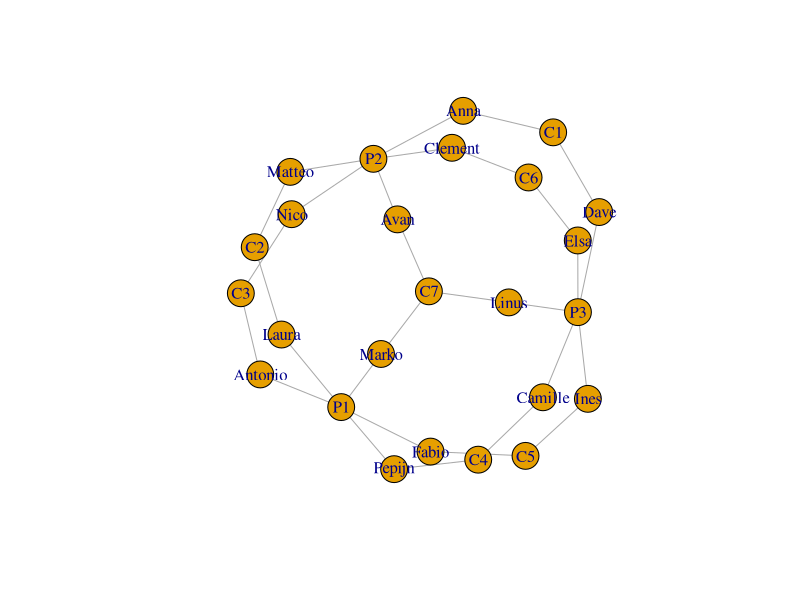
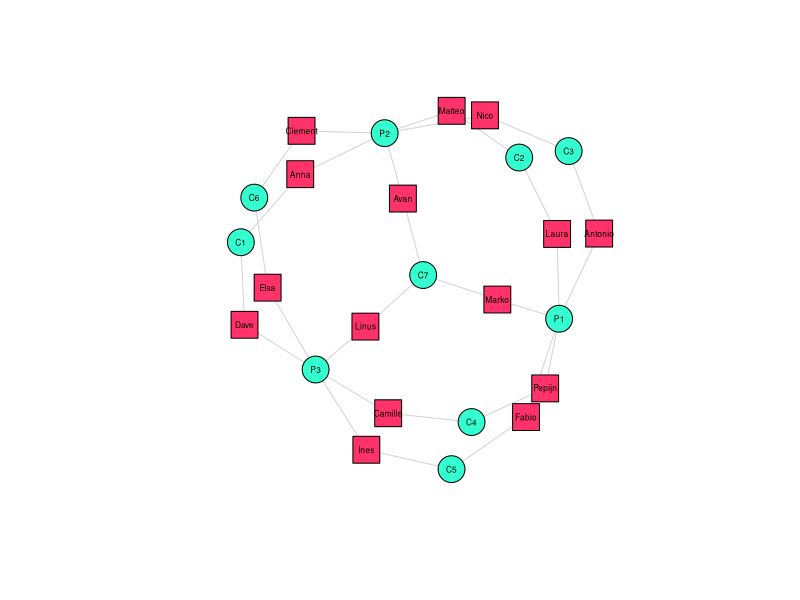
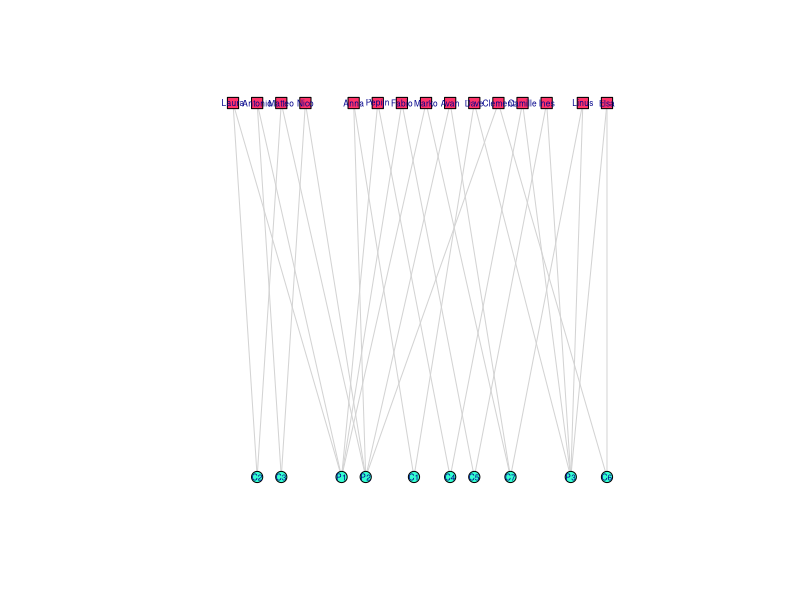
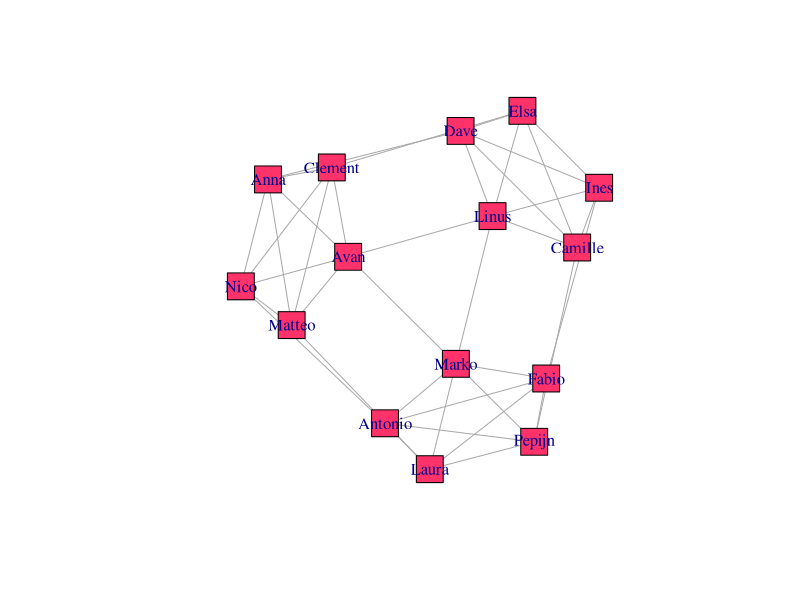
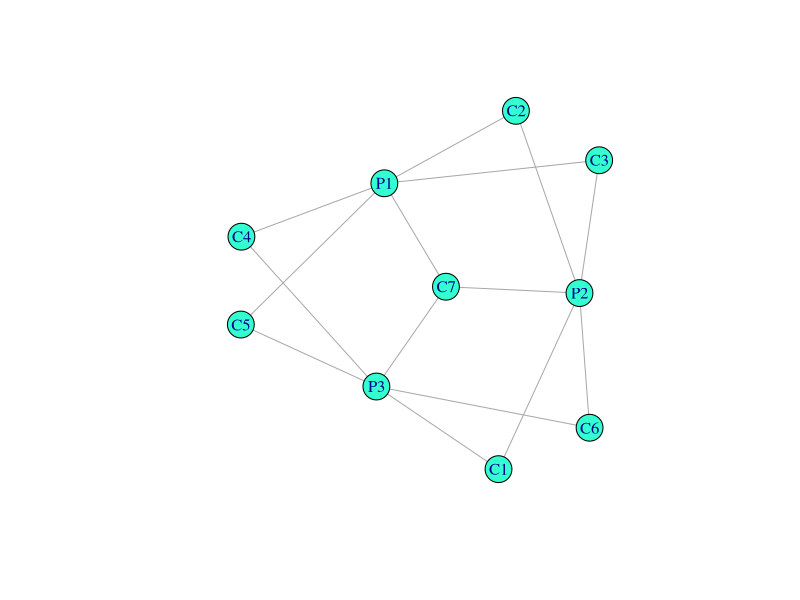
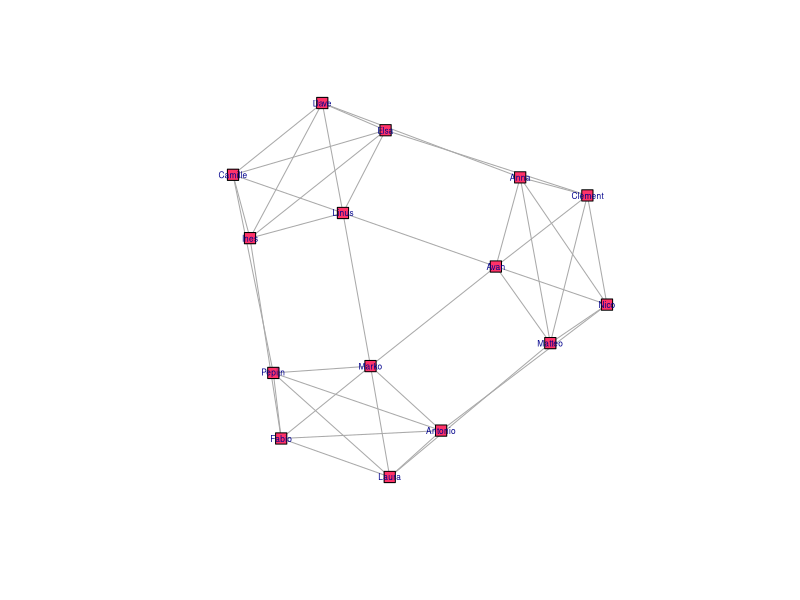
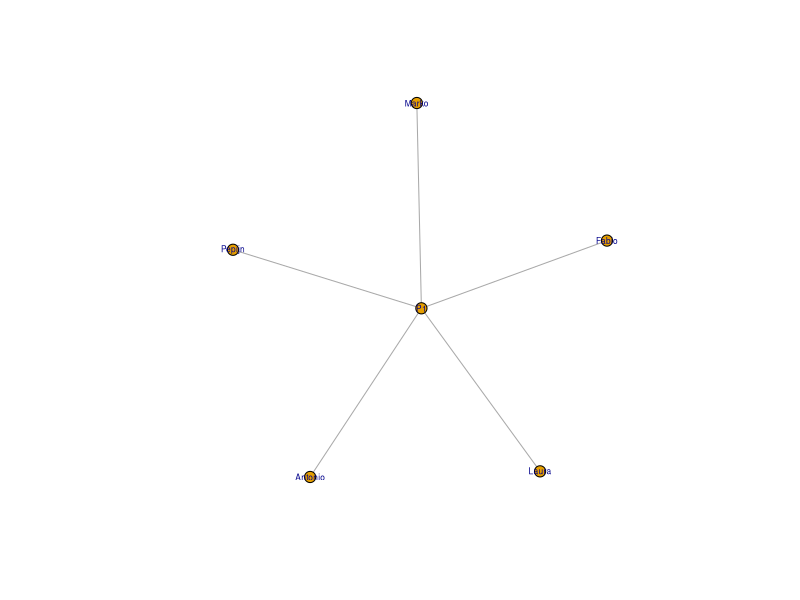
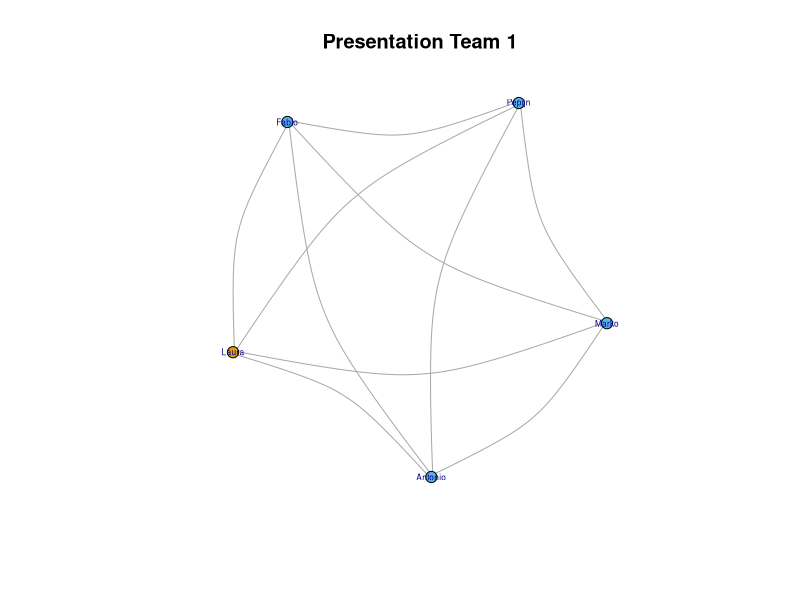

These charts were generated, in order, by the following R code: (Note: this script raises an error after producing the figures.)
# Bipartite Example

#### Setting Up Your Project ####

# Set up the working directory if necessary
# Load required packages and data

require(igraph)
library(readxl)
macro_groups <- read_excel("C+P Groups.xlsx") # loading in data. You can also load it by using the import data button, and click From Excel
macro_p_info <- read_excel("C+P Info.xlsx")

#### Taking a first look ####

head(macro_groups) # To see how the data looks like.
# As you can see, there are two different types of projects. The C projects are the chapters each pair/triple has to write, and the P projects are the presentations that each team of five has to present. 

macronet = graph.data.frame(macro_groups, directed=FALSE)
summary(macronet) # not a lot of attributes, we should add a few more later when we have extracted the appropriate graphs

plot(macronet) # Not very pretty, but we can see how students are linked together through the different projects that people have worked on

bipartite_mapping(macronet) # this function tells you if your igraph object satisfies to be a bipartite network. If the $res returns true, then it is fine.

# The $type tells you which mode of projection. We need to add this to our network. 
V(macronet)$type <- bipartite_mapping(macronet)$type


#### Plotting the graph as a classic bipartite network ####


V(macronet)$color <- ifelse(V(macronet)$type, "#33FFD1", "#FF3369") # over here you are assigning colors according to the type of nodes. You can find more HTML HEX color codes here: https://htmlcolorcodes.com 
V(macronet)$shape <- ifelse(V(macronet)$type, "circle", "square") # over here you are assigning shapes according to the type of nodes
E(macronet)$color <- "lightgray" # assigning 

plot(macronet, vertex.label.cex = 0.5, vertex.label.color = "black",vertex.label.family="sans")

plot(macronet, layout=layout.bipartite, vertex.label.cex=0.5, vertex.label.family="sans",vertex.size = 6)


#### Extracting the two projections ####
# This part is verrryyyy important

projections = bipartite.projection(macronet)

plot(projections$proj1) # This is the projection of the students
plot(projections$proj2) # This is the projection of the projects

students = projections$proj1 # saving the appropriate projections as igraph objects
projects = projections$proj2

summary(students)

#### Adding attributes ####

V(students)$gender = as.factor(macro_p_info$Gender) #
V(students)$age = macro_p_info$Age
V(students)$country = as.factor(macro_p_info$Country)

summary(students)



#### Making Subgraphs ####
# In order to make the appropriate subgraphs, you can do it in many ways. Below I'll show a few possibilities. 

# Deleting vertices based on some characteristic
female_students = delete.vertices(students, V(students)$gender==2) # This command delete vertices based on some sort of "logic"
# Since we have added this attribute as a factor, we need to figure out which level is which. The first level is female and the second level is male, thus the 2 in the command. You can check this by using: levels(as.factor(macro_p_info$Gender))

plot(female_students,vertex.label.cex=0.5, vertex.label.family="sans",vertex.size = 6)

# Keeping only German students
levels(as.factor(macro_p_info$Country))
german_students = delete.vertices(students, V(students)$country!=3) # Keeping only German students, which means then you are deleting every other vertex that is not classified as German
plot(german_students, vertex.label.cex=0.5, vertex.label.family="sans",vertex.size = 6)

# Subsetting data using dplyr

require(dplyr)

p1 = macro_groups %>% filter(Project == "P1") 
p1net = graph.data.frame(p1,directed = F)
plot(p1net, vertex.label.cex=0.5, vertex.label.family="sans",vertex.size = 6)

summary(p1net) # As you can see, this creates some sort of difficulty when adding attributes to our graphs because the info data no longer matches to the names that we have!!

p1_info = left_join(p1,macro_p_info,by="Name") # what this does is that it only keeps the observations from the macro_info data when it matches the names that are also present in the p1 data frame. 

# Before adding attributes, we still need to correctly make a projection of the graphs

bipartite_mapping(p1net)
V(p1net)$type <- bipartite_mapping(p1net)$type

p1_students = bipartite.projection(p1net)$proj1

# Add attributes!
V(p1_students)$gender = as.factor(p1_info$Gender)
V(p1_students)$age = p1_info$Age
V(p1_students)$country = as.factor(p1_info$Country)

plot(p1_students, vertex.color = V(p1_students)$gender,edge.curved=.3,main="Presentation Team 1", vertex.label.cex=0.5, vertex.label.family="sans",vertex.size = 6)

#### Correlations ####
# Between two continuous variables
cor(eigen_centrality(students)$vector,V(students)$age)

# Between multiple continuous variables
eig = eigen_centrality(students)$vector
clos = closeness(students)
deg = degree(students)
age = V(students)$age

df = data.frame(eig,clos,age,deg)
cor(df)

# Between a dummy and a continuous
cor.test(V(students)$gender,V(students)$age) # between a dummy variable and a continuous
# Totally nonsensical. According to the Pearson's product-moment correlation, the correlation between gender and age is 0.25, however because of the p-value, which is 0.359, the correlation generated does not 

# Between a categorical variables (multiple categories) and continuous
kruskal.test(age,V(students)$country)
# As the p-value is above any significant alpha levels, we can conclude that there are no statically significant difference between different countries and age.

# A finer multiple pairwise comparison between groups
pairwise.wilcox.test(age,V(students)$country,p.adjust.method = "BH")
# all of these values are 1, which means that the p-value for all of these different pairs are 1. This means that no statistically significant difference could be observed between age and the country that they are from. 

table(V(students)$country)

# For analysis of bipartite network as a whole, please have a look here: https://rpubs.com/pjmurphy/317838 
# Otherwise, if you just use each of the projections, then things we have done previously would easily apply.

# tkplot(students)
